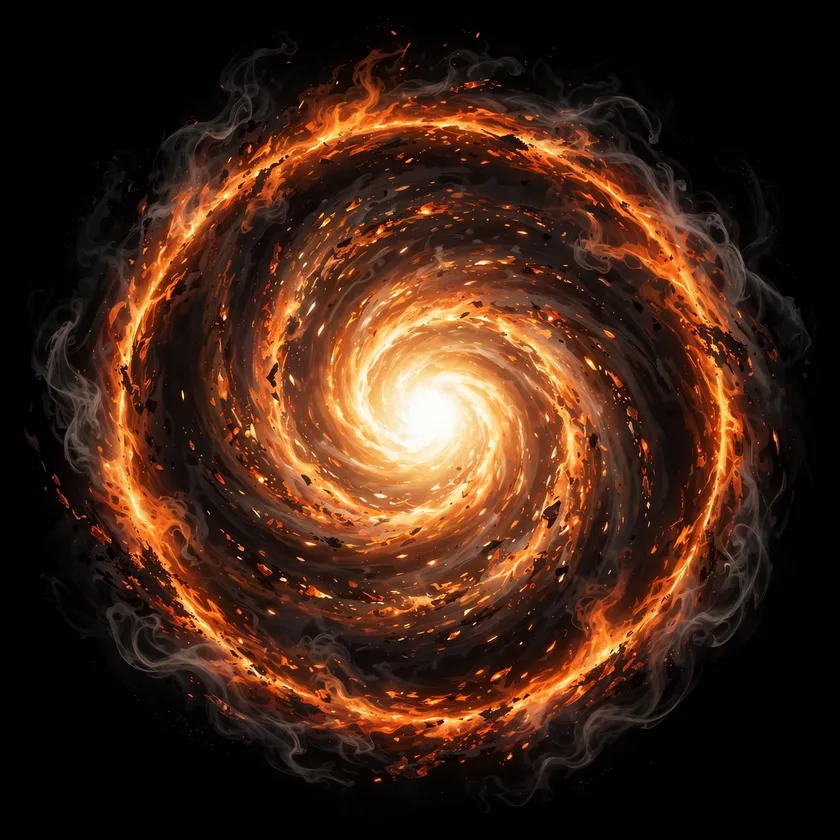
#> input picture assets/raw-v14/media-generation-portal-ember-v14-0-589f3776-b01e-4b77-a3ce-21f06965dc81.webp, 840 x 840 px, shrunk from 1600 x 1600 before the run, found by its file name
$ python key_sprites_v14.py
#> lines starting #> are read from the running program, lines starting #| are printed output that depends on the picture
### tools/key_sprites_v11.py
#!/usr/bin/env python3
"""ASHEN SWARM v1.1 sprite pipeline.
Slices generated grid sheets into per-frame sprites, keys black to
transparency (border flood-fill through near-black <48, 1.1px feather,
trim + centre on transparent 512 square, LANCZOS), builds gold elite
variants of the NEW enemy frames, procedural ground overlays, and
tileable terrain variants. Never edits raws in place; v1.0 files untouched.
"""
import os, sys, json, math
from collections import deque
from PIL import Image, ImageFilter, ImageDraw

ROOT = os.path.expanduser("~/workspace/ashen-swarm")
RAW = os.path.join(ROOT, "assets/raw-v11")
OUT = os.path.join(ROOT, "assets/sprites/v11")
QA = os.path.join(ROOT, "qa")
os.makedirs(OUT, exist_ok=True)
os.makedirs(QA, exist_ok=True)

def key_image(im):
    im = im.convert("RGBA")
    w, h = im.size
    px = im.load()
    visited = bytearray(w * h)
    dq = deque()
    def push(x, y):
        i = y * w + x
        if visited[i]:
            return
        r, g, b, _a = px[x, y]
        if max(r, g, b) < 48:
            visited[i] = 1
            dq.append((x, y))
    for x in range(w):
        push(x, 0); push(x, h - 1)
    for y in range(h):
        push(0, y); push(w - 1, y)
    while dq:
        x, y = dq.popleft()
        for nx, ny in ((x+1, y), (x-1, y), (x, y+1), (x, y-1)):
            if 0 <= nx < w and 0 <= ny < h:
                push(nx, ny)
    alpha = Image.new("L", (w, h), 255)
    ap = alpha.load()
    for y in range(h):
        for x in range(w):
            if visited[y * w + x]:
                ap[x, y] = 0
    alpha = alpha.filter(ImageFilter.GaussianBlur(1.1))
    im.putalpha(alpha)
    bbox = alpha.getbbox()
    if bbox is None:
        raise SystemExit("keying failed (all transparent)")
    return im.crop(bbox), alpha

def square_center(im, size=512, pad=12):
    tw, th = im.size
    scale = min((size - 2 * pad) / tw, (size - 2 * pad) / th)
    nw, nh = max(1, int(tw * scale)), max(1, int(th * scale))
    small = im.resize((nw, nh), Image.LANCZOS)
    canvas = Image.new("RGBA", (size, size), (0, 0, 0, 0))
    canvas.paste(small, ((size - nw) // 2, (size - nh) // 2), small)
    return canvas

def opaque_frac(im512):
    a = im512.split()[3]
    px = list(a.getdata())
    return sum(1 for v in px if v > 10) / len(px)

# [99 lines left out: functions slice_sheet, contact_sheet, make_tileable, edge_check, gold_variant, not called in this run]

# [2 lines that do not run on import are left out]

### tools/key_sprites_v14.py
#!/usr/bin/env python3
"""ASHEN SWARM v1.4 pipeline — portal sprite + feathered transition strips.

Portal: ONE fresh generation (assets/raw-v14/, 2026-11-01), keyed with the
v1.0/v1.1 flood-fill rule (border through near-black <48, 1.1 px feather,
centre on transparent 512). No regeneration pass was needed (see report).
Transition strips: PROCEDURAL PIL (not AI art) — soft transparent gradient
bands, never baked lines/crosses/junctions in a base tile. They are overlays
only, per the standing tile-overlay rule.
"""
import os, sys, json, math
sys.path.insert(0, os.path.dirname(os.path.abspath(__file__)))
from key_sprites_v11 import key_image, square_center, opaque_frac
from PIL import Image, ImageDraw, ImageFont

ROOT = os.path.expanduser("~/workspace/ashen-swarm")
RAW14 = os.path.join(ROOT, "assets/raw-v14")
OUT = os.path.join(ROOT, "assets/sprites/v14")
QA = os.path.join(ROOT, "qa")
os.makedirs(OUT, exist_ok=True)

RAW = os.path.join(RAW14, "media-generation-portal-ember-v14-0-589f3776-b01e-4b77-a3ce-21f06965dc81.webp")

def font(sz=19):
    try:
        return ImageFont.truetype("/usr/share/fonts/truetype/dejavu/DejaVuSans-Bold.ttf", sz)
    except Exception:
        return ImageFont.load_default()

def main():
    report = {}
    # --- portal keying ---
    raw = Image.open(RAW).convert("RGB")
#> raw is the input picture: PIL image 840x840 RGB; mean R, G, B 64.6, 36.8, 22.2
    print("portal raw size=", raw.size)
#| portal raw size= (840, 840)
    keyed, _a = key_image(raw)
#> the loop in key_image, `for x in range(w):` made 840 passes
#> in key_image, `alpha = Image.new("L", (w, h), 255)`: alpha: PIL image 840x840 L; every value is 255
#> in key_image, `alpha = alpha.filter(ImageFilter.GaussianBlur(1.1))`:
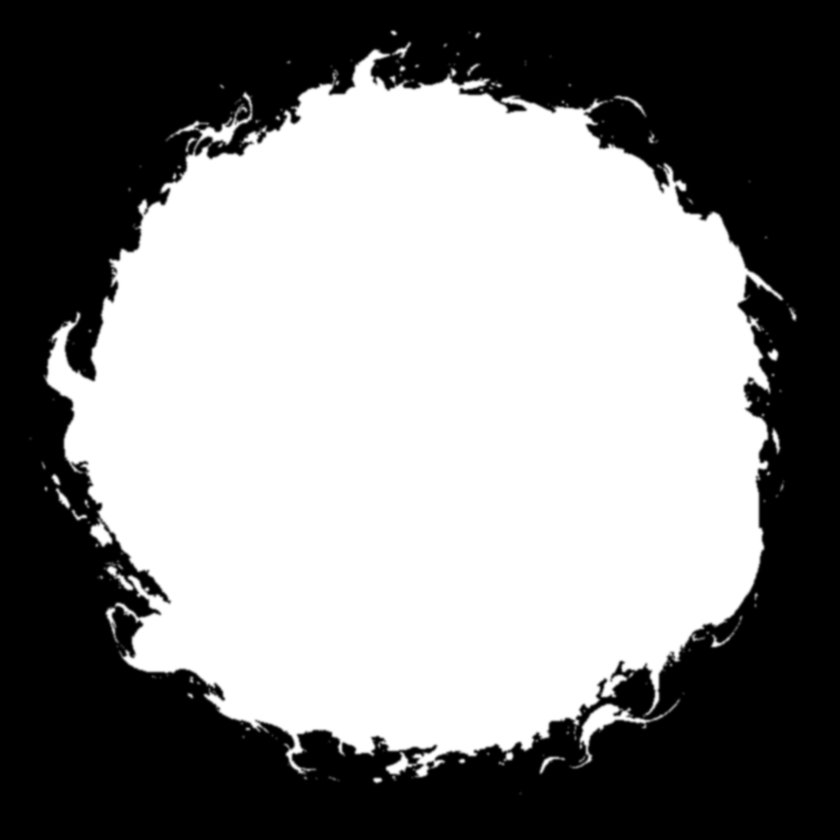
#> alpha: PIL image 840x840 L; min 0, max 255, mean 134.7
#> in key_image, `im.putalpha(alpha)`:
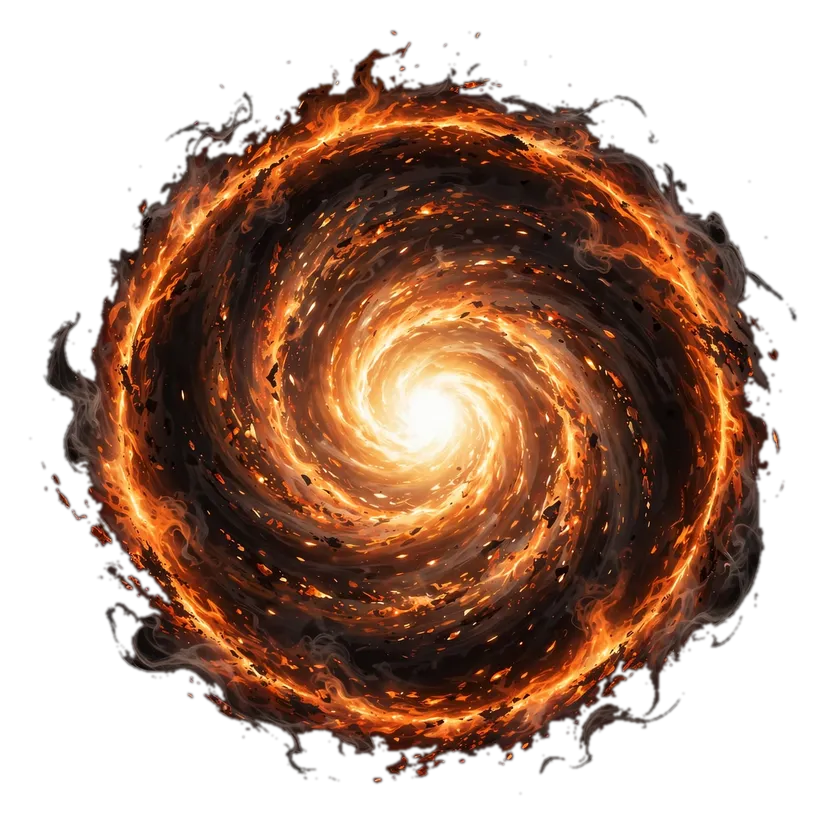
#> im: PIL image 840x840 RGBA; mean R, G, B, A 64.6, 36.8, 22.2, 134.7; transparent parts drawn white
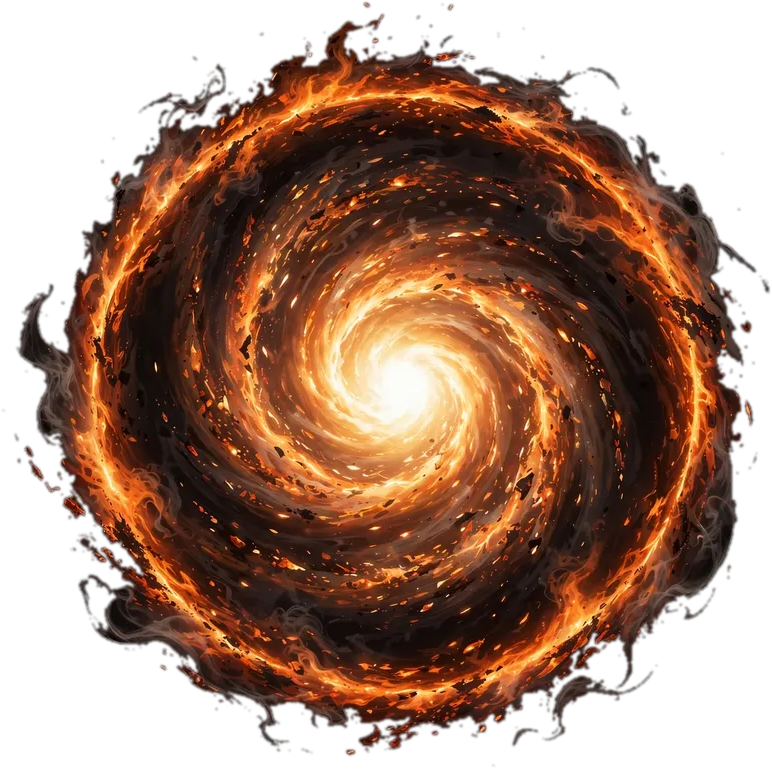
#> keyed: PIL image 772x769 RGBA; mean R, G, B, A 76.7, 43.7, 26.3, 160; transparent parts drawn white
    sq = square_center(keyed, 512, 12)
#> in square_center, `canvas = Image.new("RGBA", (size, size), (0, 0, 0, 0))`: canvas: PIL image 512x512 RGBA; every value is 0
#> in square_center, `canvas.paste(small, ((size - nw) // 2, (size - nh) // 2), small)`:
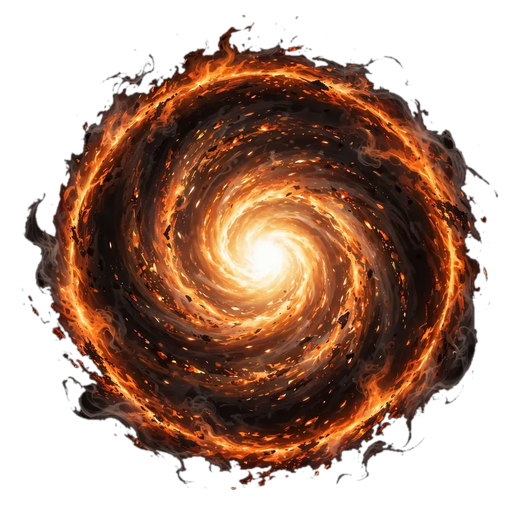
#> canvas: PIL image 512x512 RGBA; mean R, G, B, A 66.4, 37.5, 22, 143.1; transparent parts drawn white
    sq.save(os.path.join(OUT, "portal-ember-512.png"))
    a = sq.split()[3]
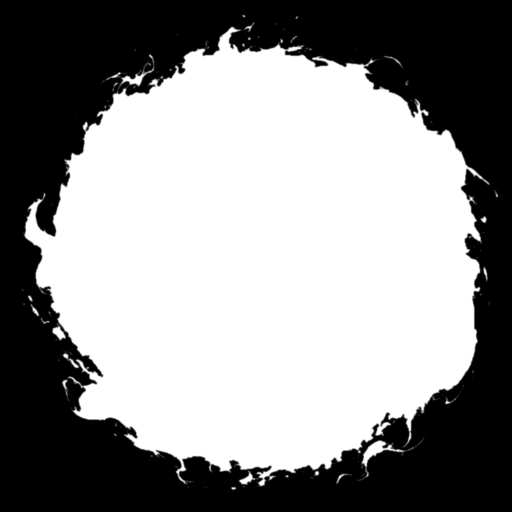
#> a: PIL image 512x512 L; min 0, max 255, mean 143.1
    corners = [a.getpixel((0, 0)), a.getpixel((511, 0)), a.getpixel((0, 511)), a.getpixel((511, 511))]
    report["portal"] = {"opaque_frac": round(opaque_frac(sq), 4),
                        "corners_transparent": all(v < 10 for v in corners),
                        "corners": corners}
    print("portal opaque=", report["portal"]["opaque_frac"], "corners_ok=", report["portal"]["corners_transparent"])
#| portal opaque= 0.5781 corners_ok= True
    # --- transition strips (procedural gradient bands, 512x160) ---
    # Texture-based, not flat colour: the existing drift overlay texture
    # with its alpha multiplied by a centre-peaked feather profile, so the
    # band dissolves into both neighbours instead of framing the tile.
    W, H = 512, 160
#> (the run stopped early here; a loop or call above may not have finished)

$ run again, with assets/raw-v11/media-generation-v11-enemies-walk-grid-0-a46c7967-fcbd-46ee-a33a-53f313578c0d.webp copied over assets/raw-v14/media-generation-portal-ember-v14-0-589f3776-b01e-4b77-a3ce-21f06965dc81.webp
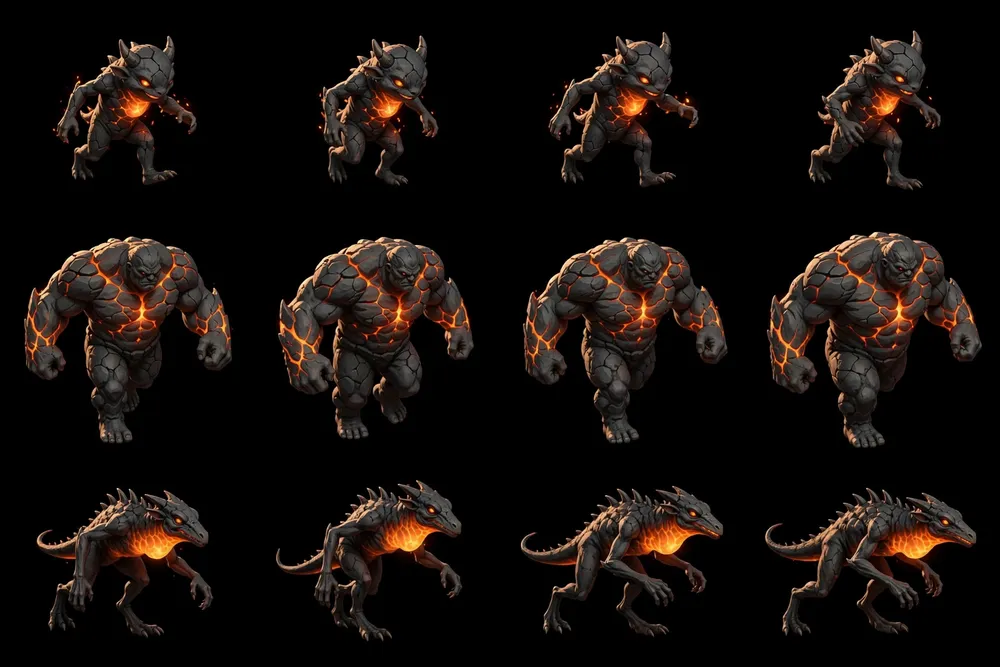
#> input picture assets/raw-v11/media-generation-v11-enemies-walk-grid-0-a46c7967-fcbd-46ee-a33a-53f313578c0d.webp, 1000 x 667 px, shrunk from 1920 x 1280 before the run, found by its file name
#> in main, raw is the input picture: PIL image 1000x667 RGB; mean R, G, B 20.4, 14.4, 11.5
#| portal raw size= (1000, 667)
#> in square_center, `canvas.paste(small, ((size - nw) // 2, (size - nh) // 2), small)`:
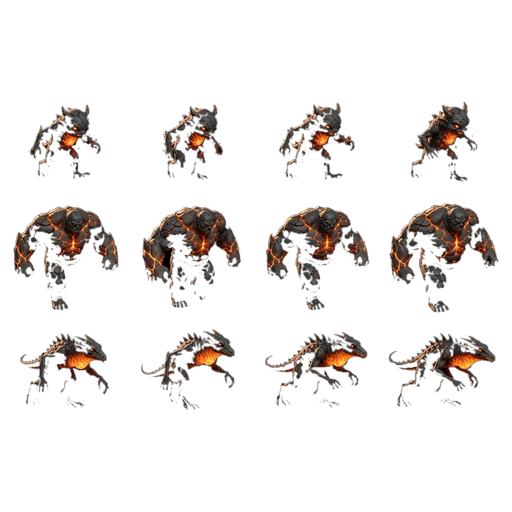
#> canvas: PIL image 512x512 RGBA; mean R, G, B, A 11, 7.8, 6.1, 27.9; transparent parts drawn white
#> in main, `a = sq.split()[3]`:
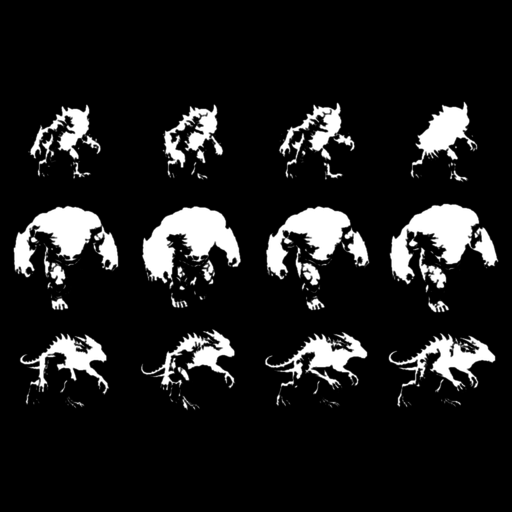
#> a: PIL image 512x512 L; min 0, max 255, mean 27.9
#| portal opaque= 0.1444 corners_ok= True
